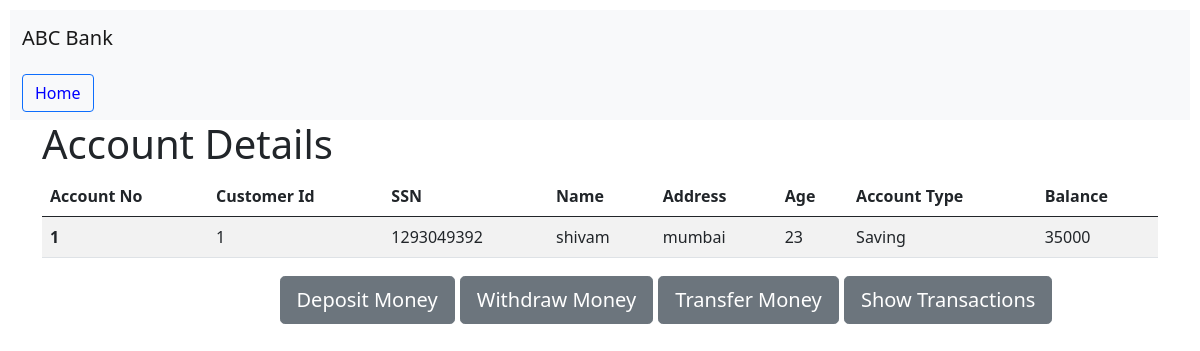
The page /showIndividualAccount/1 on the database its author committed.
### app.py (models this page shows)
class Account(db.Model):
    customer_id = db.Column(db.Integer,db.ForeignKey('customer.customer_id'))
    account_id = db.Column(db.Integer,primary_key=True)
    account_type = db.Column(db.String(10),nullable=False)
    balance = db.Column(db.Integer,nullable=False)

class Customer(db.Model):
    ssn = db.Column(db.Integer,nullable=False)
    customer_id = db.Column(db.Integer,primary_key=True)
    name = db.Column(db.String(25),nullable=False)
    address= db.Column(db.String(100),nullable=False)
    age = db.Column(db.Integer,nullable=False)
    accounts = db.relationship('Account',backref='owner')

### app.py (the view)
@app.route('/showIndividualAccount/<int:account_id>',methods=['GET','POST'])
def showIndividualAccount(account_id):
    account_id = account_id
    account = Account.query.get_or_404(account_id)
    customer = Customer.query.get_or_404(account.customer_id)
    return render_template('showIndividualAccount.html',account = account,customer=customer)

### templates/showIndividualAccount.html (shortened to what this page needs)
{%extends 'base.html'%}  {%block body%}
<nav class="navbar navbar-light bg-light">
  <div class="container-fluid">
    <form class="d-flex">
      <button class="btn btn-outline-primary" type="submit">
        <a href="/CashierDashboard" style="text-decoration: none; color: blue"
          >Home</a
        >
      </button>
    </form>
  </div>
</nav>
<div class="container">
  <h1>Account Details</h1>
  <table class="table table-striped table-hover">
    <thead>
      <tr>
        <th scope="col">Account No</th>
        <th scope="col">Customer Id</th>
        <th scope="col">SSN</th>
        <th scope="col">Name</th>
        <th scope="col">Address</th>
        <th scope="col">Age</th>
        <th scope="col">Account Type</th>
        <th scope="col">Balance</th>
      </tr>
    </thead>
    <tbody>
      <tr>
        <th scope="row">
          {{account.account_id}}
        </th>
    <td>{{account.customer_id}}</td>
    <td>{{customer.ssn}}</td>
    <td>{{customer.name}}</td>
    <td>{{customer.address}}</td>
    <td>{{customer.age}}</td>
    <td>{{account.account_type}}</td>
    <td>{{account.balance}}</td>
      </tr>
      </tbody>
  </table>
<div class="row">
  <div class="col"></div>
  <div class="col-7">
    <h2>
      <span class="navbar-brand mb-0">
        <button type="button" class="btn btn-secondary btn-lg">
          <a href="/depositMoney/{{account.account_id}}" style="text-decoration: none; color: white"
            >Deposit Money</a
          >
        </button>
        <button type="button" class="btn btn-secondary btn-lg">
          <a href="/withdrawMoney/{{account.account_id}}" style="text-decoration: none; color: white"
            >Withdraw Money</a
          >
        </button>
      <button type="button" class="btn btn-secondary btn-lg">
        <a href="/transferMoney/{{account.account_id}}" style="text-decoration: none; color: white"
          >Transfer Money</a
        >
      </button>
    <button type="button" class="btn btn-secondary btn-lg">
      <a href="/showTransaction/{{account.account_id}}" style="text-decoration: none; color: white"
        >Show Transactions</a
      >
    </button>
      </span>
    </h2>
  </div>
  <div class="col"></div>
</div>
</div>
{%endblock%}

### rows shown on the page
Account: account_id "1", customer_id "1", account_type "Saving", balance "35000"
Customer: ssn "1293049392", name "shivam", address "mumbai", age "23"
